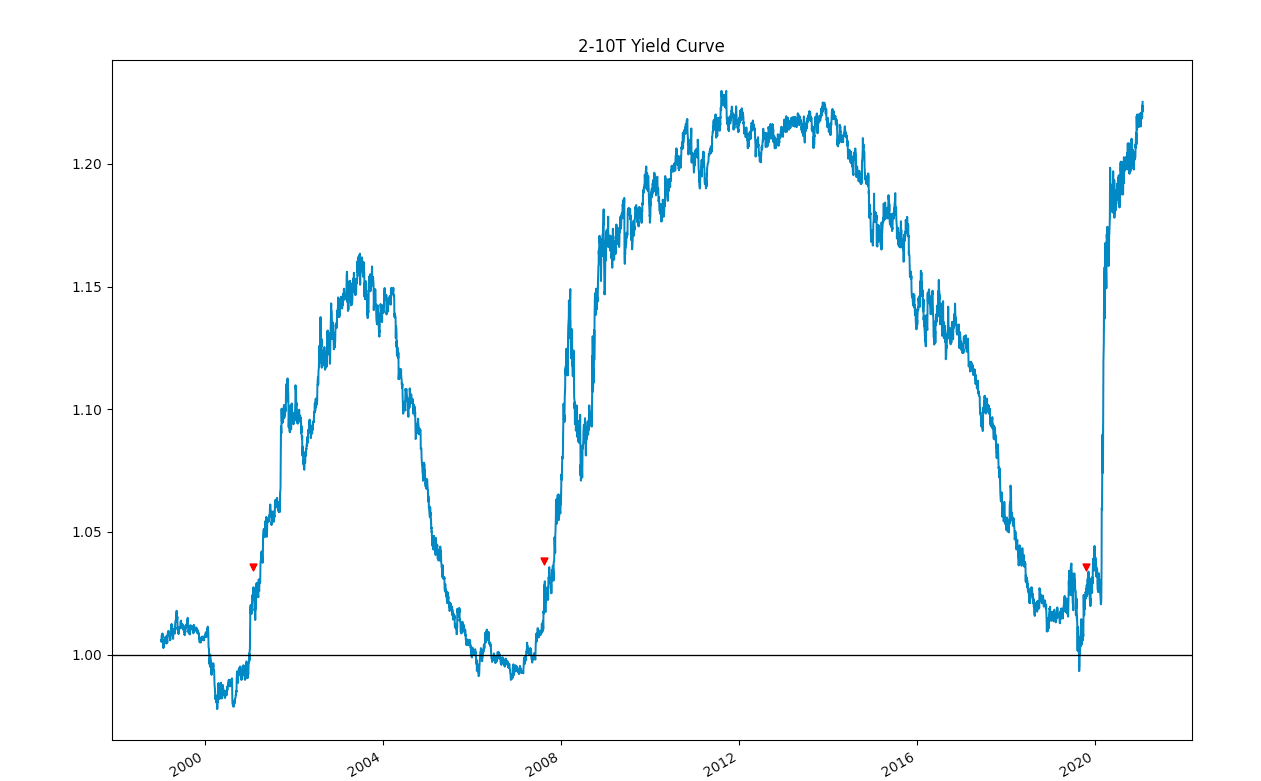

Write the Python code that produced this figure.
import pandas as pd
from pandas_datareader import data as pdr
import matplotlib.pyplot as plt
import datetime
from datetime import date
import quandl

#Paste your api key here to unlock data from quandl, remember to remove key if code is public
apiKey = ""

#starting variables
today = date.today()
endDate = today
startDate = "1999-01-01"

#get yields data for 2 and 10 year
yields = quandl.get('USTREASURY/YIELD', trim_start = startDate, trim_end = today, authtoken = apiKey)
twoYear = yields['2 YR']
tenYear = yields['10 YR']

#create yield curve from 2-10 year yields
FRR2_10 = (5 * tenYear - twoYear) / (4 * tenYear)
keysList = FRR2_10.keys()
keySize = len(keysList)

inverted = False
notInverted = False

#graph yield curve along with arrows for sell points after inversions
for i in range(keySize):
	if(not inverted and (FRR2_10[keysList[i]] < 1)):
		notInverted = False
		inverted = True
	if(not notInverted and inverted and (FRR2_10[keysList[i]] > 1.025)):
		notInverted = True
		inverted = False
		plt.scatter(keysList[i], FRR2_10[keysList[i]] + 0.01, label='skitscat', color='red', s=25, marker="v")
		print("Sell: " + str(keysList[i]))

#title and plot graph
FRR2_10.plot(figsize=(20,10)).axhline(y = 1, color = "black", lw = 1)
plt.title("2-10T Yield Curve")
plt.show()
